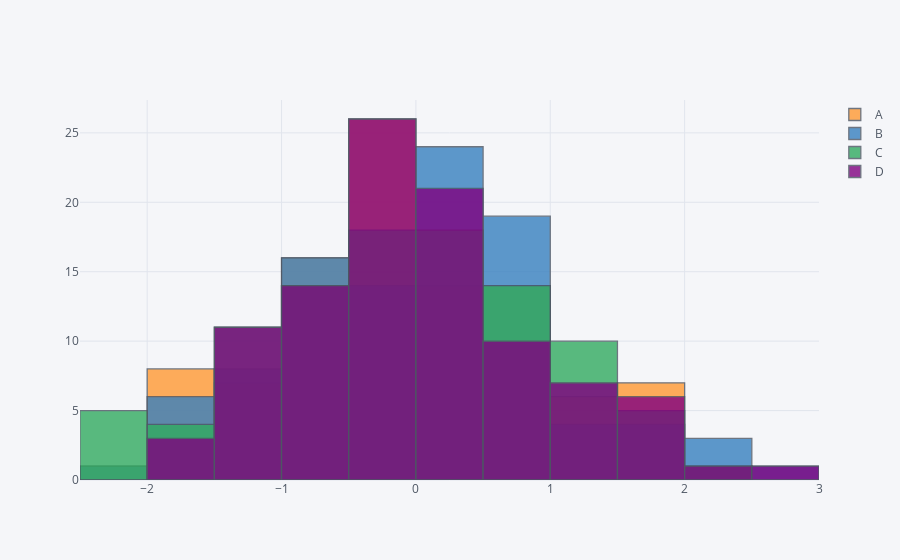

Notebook cell for this chart:
### Code cell
df.iplot(kind = 'hist') #click on index to toggle on and off
